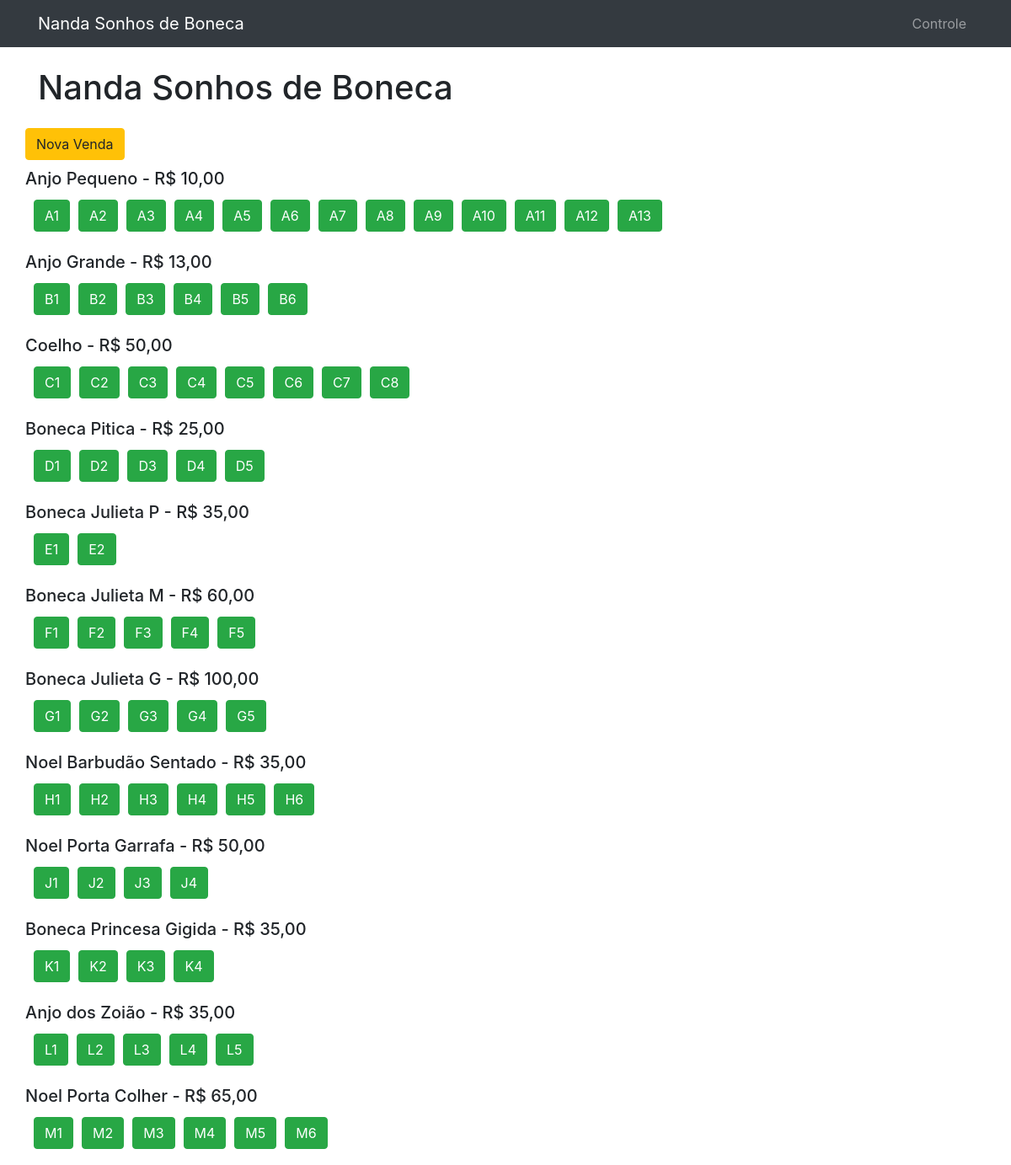
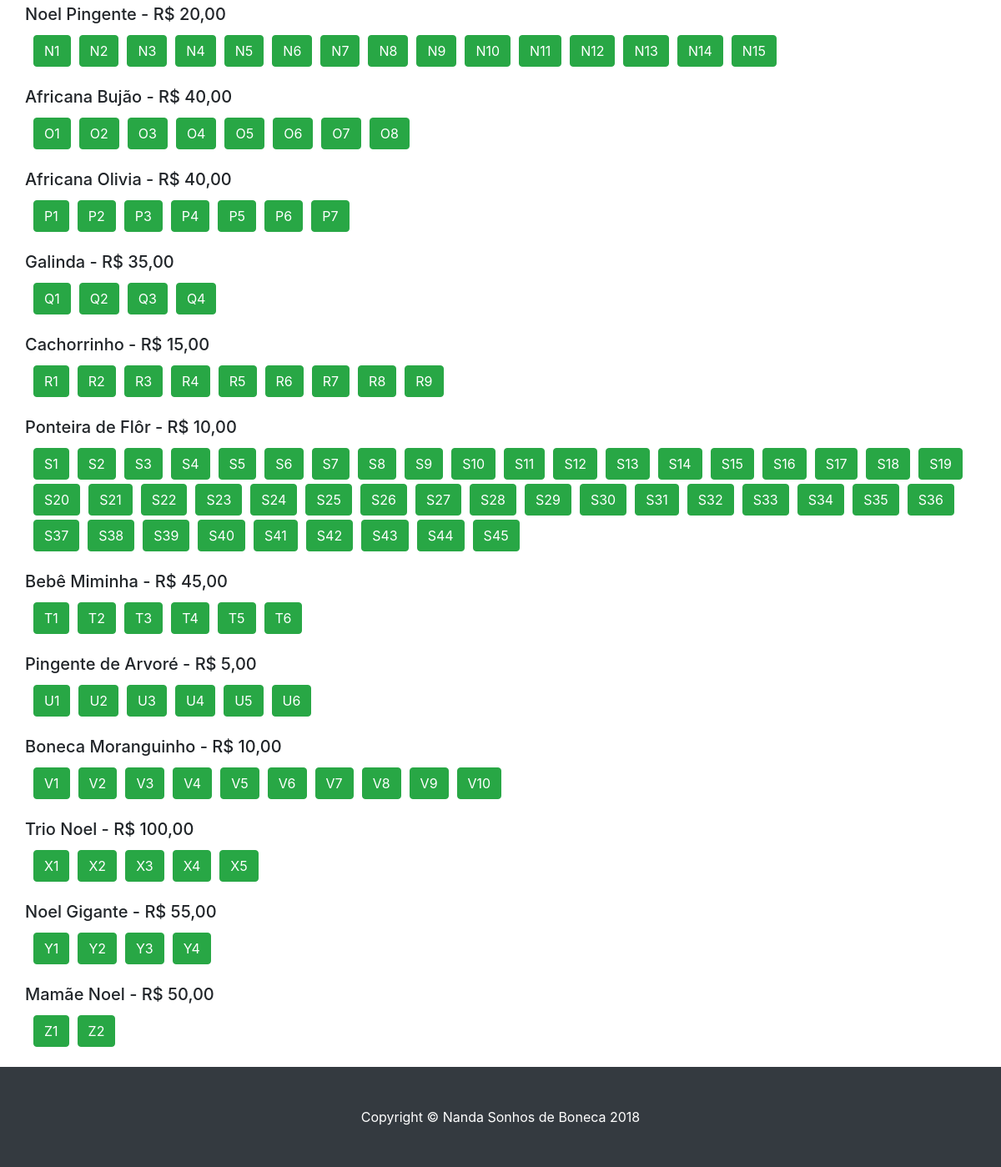
The page / on the database its author committed (2 pictures, top to bottom).
### tables this page shows
CREATE TABLE `CONTROLE` (
  `ID` int(5) NOT NULL,
  `NOME` varchar(50) NOT NULL,
  `CODIGO` varchar(20) NOT NULL,
  `QUANTIDADE` int(5) NOT NULL,
  `PRECOCUSTO` int(5) NOT NULL,
  `PRECOVENDA` int(5) NOT NULL,
  `DATA` timestamp NOT NULL DEFAULT CURRENT_TIMESTAMP
);

### index.php (the view, shortened to what this page needs)
<?php include 'head.php' ?>
<?php include 'config.php' ?>
<div class="container">
<h1 class="my-4">Nanda Sonhos de Boneca</h1>
<div class="row">
<div class="row">
<div class="col-12">
  <div class="row">
  <div class="col-12">
  <a href="cadastrar-venda.php"><button type="button" class="btn btn-warning"><i class="fa fa-fw fa-plus-square"></i>Nova Venda</button></a>
  </div>
  <br /><br />
  </div>
  <?php
  $query = "SELECT ID,NOME,CODIGO,QUANTIDADE,PRECOCUSTO,PRECOVENDA from CONTROLE ORDER BY CODIGO asc";
  $result = $con->query($query);
  $vendas = array();
  while($produto = $result->fetch_array(MYSQLI_ASSOC)){
    echo "<h5>".$produto['NOME']." - R$ ".$produto['PRECOVENDA'].",00 </h5>";
    $qtd = $produto['QUANTIDADE'];
    for ($i = 1; $i <= $qtd; $i++) {
      $valor = $produto['CODIGO'].$i;
      if (in_array($valor, $vendas)) {
        echo '<button style="margin-left:10px; margin-top:5px;" type="button" class="btn btn-warn">'.$produto['CODIGO'].$i." </button>";
      }else{
        echo '<button style="margin-left:10px; margin-top:5px;" type="button" class="btn btn-success">'.$produto['CODIGO'].$i." </button>";
      }
    }
    echo "<br /> <br />";
  }
  ?>
  </div>
  </div>
  </div>
  </div>
  <?php include 'footer.php' ?>

### head.php (shortened to what this page needs)
<!DOCTYPE html>
<html lang="en">
  <head>
    <link href="vendor/bootstrap/css/bootstrap.min.css" rel="stylesheet">
    <link href="css/modern-business.css" rel="stylesheet">
    <link href="style.css" rel="stylesheet">
  </head>
  <body>
    <nav class="navbar fixed-top navbar-expand-lg navbar-dark bg-dark fixed-top">
      <div class="container">
        <a class="navbar-brand" href="index.php">Nanda Sonhos de Boneca</a>
        <div class="collapse navbar-collapse" id="navbarResponsive">
          <ul class="navbar-nav ml-auto">
            <li class="nav-item">
              <a class="nav-link" href="controle.php">Controle</a>
            </li>
          </ul>
        </div>
      </div>
    </nav>

### footer.php (shortened to what this page needs)
    <footer class="py-5 bg-dark">
      <div class="container">
        <p class="m-0 text-center text-white">Copyright &copy; Nanda Sonhos de Boneca <?php echo date('Y'); ?> </p>
      </div>
    </footer>
  </body>
</html>

### css/modern-business.css (style rules this page uses)
body { padding-top: 54px; }
@media (min-width: 992px) { body { padding-top: 56px; } }

### rows shown on the page
controle: NOME "Anjo Pequeno", PRECOVENDA "10", CODIGO "A"
controle: NOME "Anjo Grande", PRECOVENDA "13", CODIGO "B"
controle: NOME "Coelho", PRECOVENDA "50", CODIGO "C"
controle: NOME "Boneca Pitica", PRECOVENDA "25", CODIGO "D"
controle: NOME "Boneca Julieta P", PRECOVENDA "35", CODIGO "E"
controle: NOME "Boneca Julieta M", PRECOVENDA "60", CODIGO "F"
controle: NOME "Boneca Julieta G", PRECOVENDA "100", CODIGO "G"
controle: NOME "Noel Barbudão Sentado", PRECOVENDA "35", CODIGO "H"
controle: NOME "Noel Porta Garrafa", PRECOVENDA "50", CODIGO "J"
controle: NOME "Boneca Princesa Gigida", PRECOVENDA "35", CODIGO "K"
controle: NOME "Anjo dos Zoião", PRECOVENDA "35", CODIGO "L"
controle: NOME "Noel Porta Colher", PRECOVENDA "65", CODIGO "M"
controle: NOME "Noel Pingente", PRECOVENDA "20", CODIGO "N"
controle: NOME "Africana Bujão", PRECOVENDA "40", CODIGO "O"
controle: NOME "Africana Olivia", PRECOVENDA "40", CODIGO "P"
controle: NOME "Galinda", PRECOVENDA "35", CODIGO "Q"
controle: NOME "Cachorrinho", PRECOVENDA "15", CODIGO "R"
controle: NOME "Ponteira de Flôr", PRECOVENDA "10", CODIGO "S"
controle: NOME "Bebê Miminha", PRECOVENDA "45", CODIGO "T"
controle: NOME "Pingente de Arvoré", PRECOVENDA "5", CODIGO "U"
controle: NOME "Boneca Moranguinho", PRECOVENDA "10", CODIGO "V"
controle: NOME "Trio Noel", PRECOVENDA "100", CODIGO "X"
controle: NOME "Noel Gigante", PRECOVENDA "55", CODIGO "Y"
controle: NOME "Mamãe Noel", PRECOVENDA "50", CODIGO "Z"
